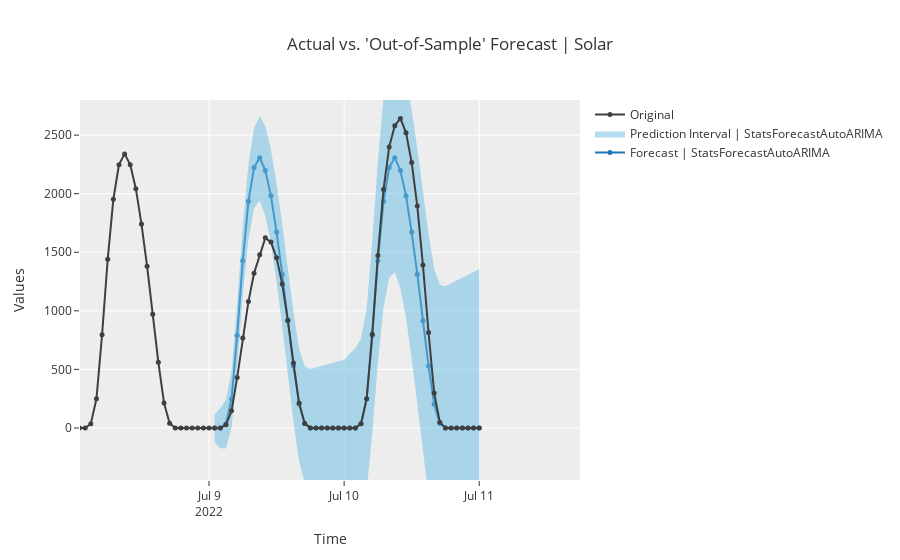

Notebook source saved alongside this figure:
### Code cell
fig_kwargs = {'renderer': 'jupyterlab'}

plot_model(model, 'forecast', fig_kwargs = fig_kwargs)
